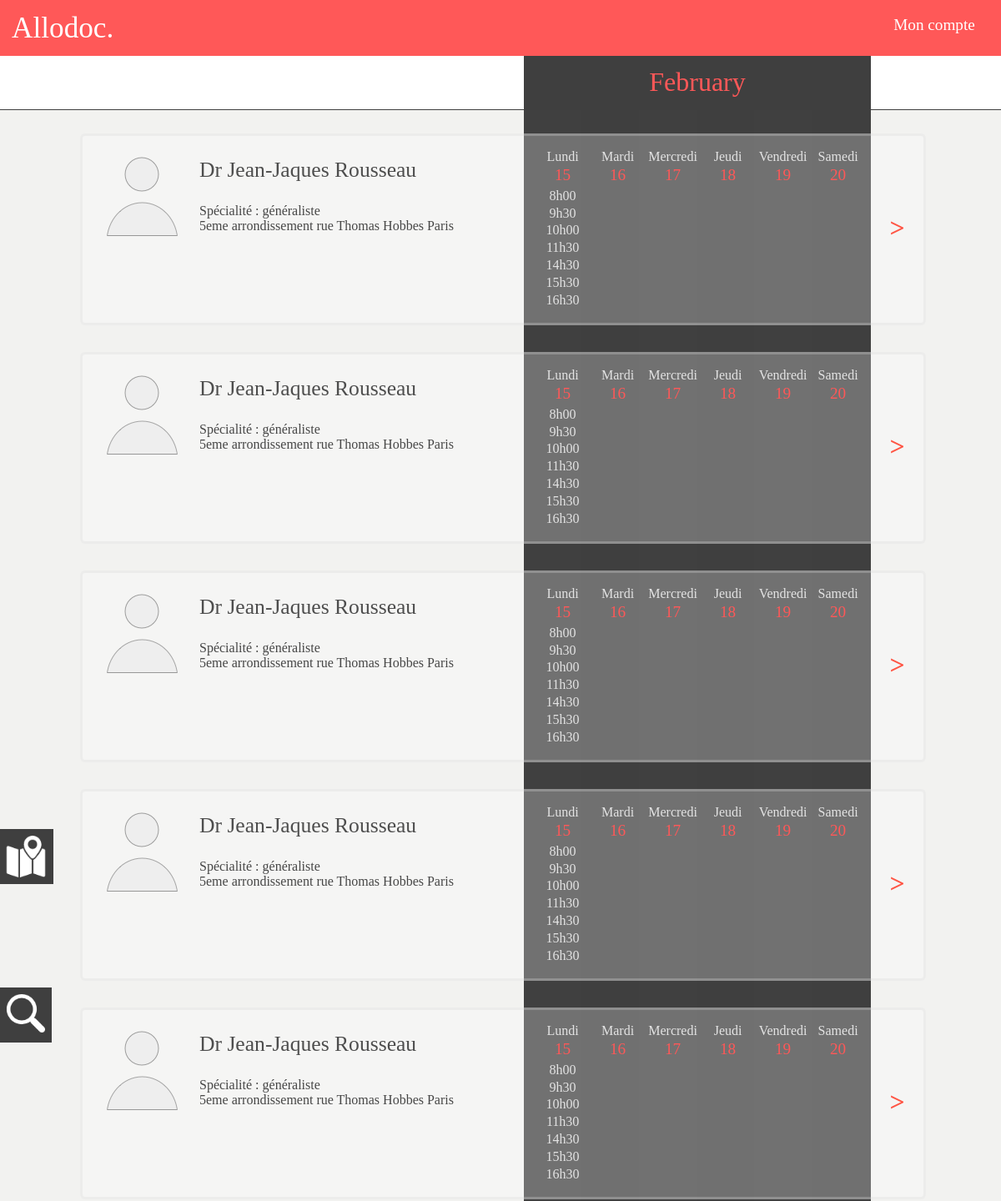
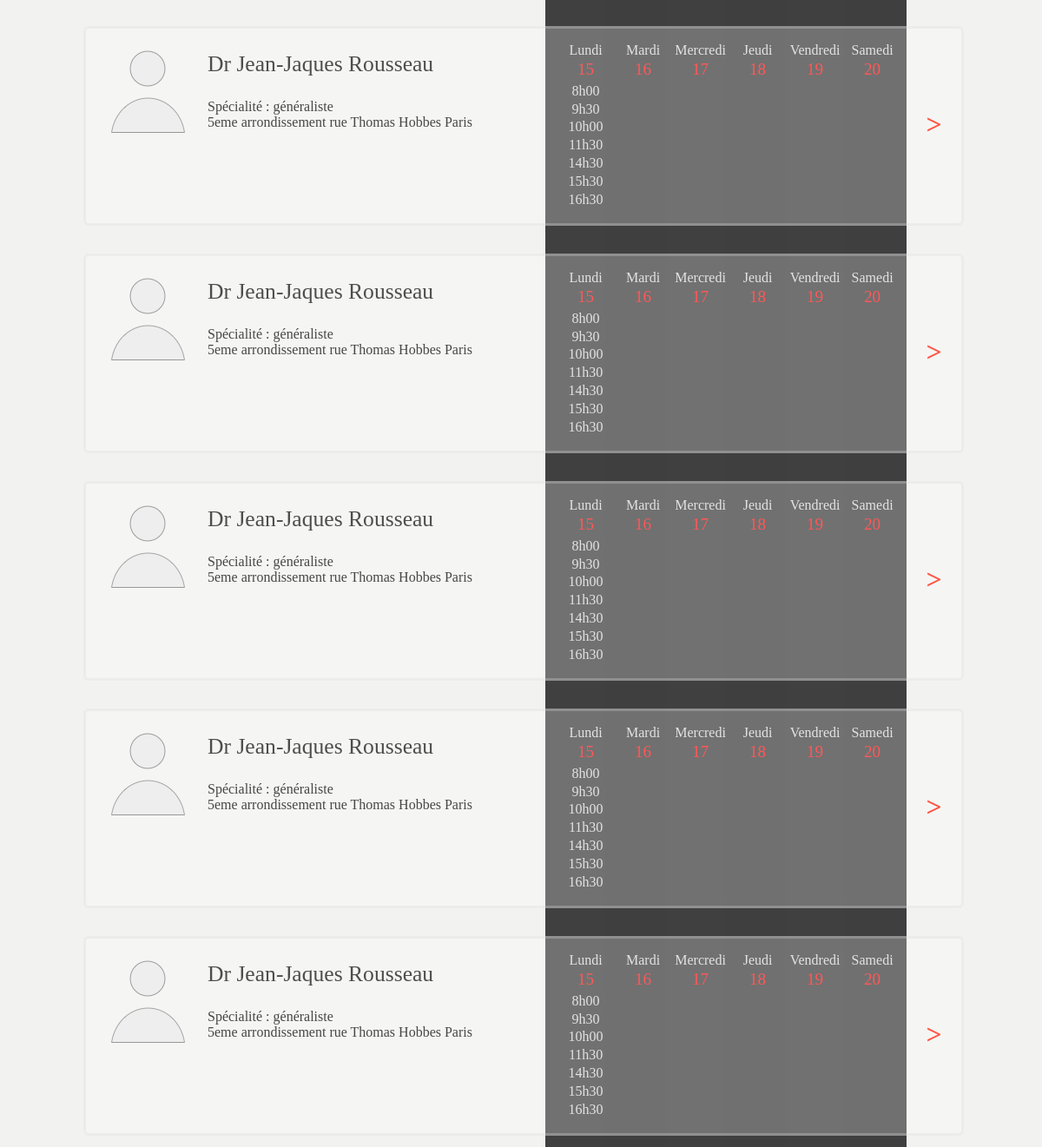
/result.php?d=1455494400&, run on the app's committed database (2 pictures, top to bottom).
### tables this page shows
CREATE TABLE IF NOT EXISTS `medecin` (
`m_id` int(8) NOT NULL,
  `m_nom` varchar(30) NOT NULL,
  `m_prenom` varchar(30) NOT NULL,
  `m_ville` varchar(30) NOT NULL,
  `m_cp` int(6) NOT NULL,
  `m_adresse` varchar(100) NOT NULL,
  `m_telephone` int(11) NOT NULL
);

### includes/calendar.php (the view, shortened to what this page needs)
<?php
function calendarHead($dates){
	$strDays = ['Lundi','Mardi','Mercredi','Jeudi','Vendredi','Samedi'];
	$nextWeek = $dates[0] + (7*3600*24);
	echo'<div class = "nextWeek_btn"> <a href="'.$_SERVER['PHP_SELF'].'?d='.$nextWeek.'&amp">></a> </div>';
   	echo'<div class="calendar">';
   	echo'  <table>';
   	echo'    <thead class = "calendar-head">';
   	echo'     <tr>';
	for($i=0;$i<6;$i++){
		echo '<th>'.$strDays[$i].'<br><p>'.date('d',$dates[$i]).'</p></th>';
	}
   	echo'     </tr>';
   	echo'    </thead>';
}
function getMedecin($id){
	$result = array();
	$sql = '
		SELECT m_nom , m_prenom , m_ville , m_cp , m_adresse
		FROM MEDECIN
		WHERE m_id = '.$id.'
	';
	$querry = mysql_query($sql) or die("Une requête à échouée.");
	while ($row = mysql_fetch_assoc($querry))
	{
		$result = $row;
	}
	return $result;
}
function displayMedecin($day)
{
	$id = 2;
	$medecin = getMedecin($id);
	$dates = array();
	for($i=0; $i<7; $i++){
		$dates[$i] = $day + ($i*3600*24);
	}
   echo'<div class="blocMedecin">';
   echo'<img src="img/128.png" class ="icnMedecin">';
   echo'<div class="infosMedecin">';
   echo'<p class = "nameMedecin"> Dr '.$medecin[m_prenom].' '.$medecin[m_nom].'</p>';
   echo'<p> Spécialité : généraliste<br>';
   echo $medecin[m_adresse].' '.$medecin[m_ville].'</p>';
   echo'</div>';
   calendarHead($dates);
   echo'    <tbody class = "calendar-body">';
   echo'       <tr>';
   echo'         <td>';
   echo'           <a class = "s-horraire" href = "#"> 8h00 </a><br>';
   echo'           <a class = "s-horraire" href = "#"> 9h30 </a><br>';
   echo'           <a class = "s-horraire" href = "#"> 10h00 </a><br>';
   echo'           <a class = "s-horraire" href = "#"> 11h30 </a><br>';
   echo'           <a class = "s-horraire" href = "#"> 14h30 </a><br>';
   echo'           <a class = "s-horraire" href = "#"> 15h30 </a><br>';
   echo'           <a class = "s-horraire" href = "#"> 16h30 </a><br>';
   echo'          </td>';
   echo'         </tr>';
   echo'       </tbody>';
   echo'      </table>';
   echo'     </div>';
   echo'    </div>';
}
?>

### stylesheets/result.css (style rules this page uses)
a { color: inherit; text-decoration: none; }
body { height: 100%; background-color: rgb(242,242,240); }
.blocMedecin { position: relative; font-family: 'avenir next'; margin-top: 2em; margin-left: 6em; width: 84%; height: 14em; background: url("../img/opa2.png"); background-repeat: repeat-x repeat-y; border: 3px solid rgba(215, 215, 215, .3); border-radius: 6px; }
.infosMedecin { position: relative; padding-left: 10%px; color: #464646; float: left; }
.nameMedecin { font-family:"Otama"; font-size: 1.6em; color: rgb(77, 77, 77); }
.icnMedecin { margin: 20px 20px 20px 20px; float: left; }
.nextWeek_btn { position: relative; top:41%; right: 0.7em; float: right; font: 2em 'Otama'; font-weight: bold; color:#FF5544; }
.calendar { position: relative; right: 3.2em; float:right; margin-top: 0.6em; margin-bottom: 2em; }
.calendar-head { color:#e3e3e3; margin:0; padding: 0; }
.calendar-head th { font: 1em 'Otama'; min-width:4em; line-height: 1.8em; text-align: center; }
.calendar-head p { font: 1.2em "avenir"; line-height: 0.8em; color: #ff5858; padding: 0; margin:0px 0px 5px 0px; }
.calendar-body { text-align: center; }
.s-horraire { font-weight: lighter; line-height:1.3em; color:#e3e3e3; transition: all 0.1s linear 0s; }

### data on the page
medecin: m_prenom "Jean-Jaques Jean-Jaques Jean-Jaques Jean-Jaques Jean-Jaques Jean-Jaques Jean-Jaques Jean-Jaques Jean-Jaques Jean-Jaques", m_nom "Rousseau Rousseau Rousseau Rousseau Rousseau Rousseau Rousseau Rousseau Rousseau Rousseau", m_adresse "5eme arrondissement rue Thomas Hobbes 5eme arrondissement rue Thomas Hobbes 5eme arrondissement rue Thomas Hobbes 5eme arrondissement rue Thomas Hobbes 5eme arrondissement rue Thomas Hobbes 5eme arrondissement rue Thomas Hobbes 5eme arrondissement rue Thomas Hobbes 5eme arrondissement rue Thomas Hobbes 5eme arrondissement rue Thomas Hobbes 5eme arrondissement rue Thomas Hobbes", m_ville "Paris Paris Paris Paris Paris Paris Paris Paris Paris Paris"

### other printed values
date("F",$day) "February"
$strDays[$i] "Lundi"
date('d',$dates[$i]) "15"
$strDays[$i] "Mardi"
date('d',$dates[$i]) "16"
$strDays[$i] "Mercredi"
date('d',$dates[$i]) "17"
$strDays[$i] "Jeudi"
date('d',$dates[$i]) "18"
$strDays[$i] "Vendredi"
date('d',$dates[$i]) "19"
$strDays[$i] "Samedi"
date('d',$dates[$i]) "20"
